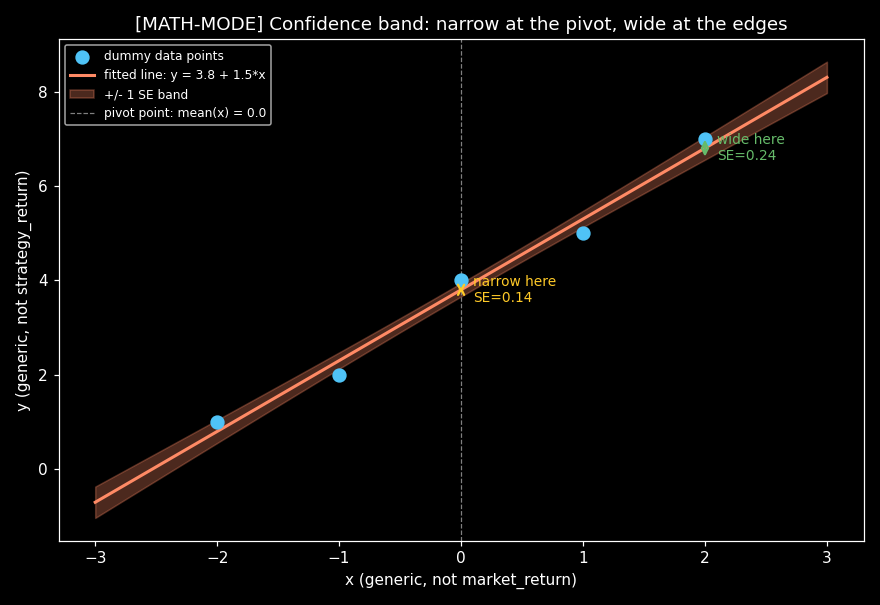

Recreate this plot in Python.
"""
[MATH-MODE] Confidence band around a fitted line — dummy example, no trading data.

Purpose: explain WHY the shaded band in Steps 5-6 of
52_alpha_beta_concept_and_powergrid.ipynb is narrow near the middle of the
data and wide at the edges. Standalone teaching aid — 5 tiny hand-picked
(x, y) points, integers, no market_return/strategy_return anywhere.
See write-up: 52_mathmode_confidence_band_explained.md
"""
import matplotlib.pyplot as plt
import numpy as np

plt.style.use('dark_background')

# --- tiny dummy dataset (5 points, clean numbers) ---
x = np.array([-2, -1, 0, 1, 2])
y = np.array([1, 2, 4, 5, 7])
n = len(x)

# --- fit line: beta (slope), alpha (intercept) ---
x_bar, y_bar = x.mean(), y.mean()
cov_xy = np.mean((x - x_bar) * (y - y_bar))
var_x = np.mean((x - x_bar) ** 2)
beta = cov_xy / var_x
alpha = y_bar - beta * x_bar
print(f"x_bar={x_bar}, y_bar={y_bar}, beta={beta}, alpha={alpha}")

# --- residuals + Var(error), n-2 ---
fitted = alpha + beta * x
error = y - fitted
var_error = np.sum(error ** 2) / (n - 2)
Sxx = np.sum((x - x_bar) ** 2)
print(f"errors={error}, sum={error.sum():.4f}, var_error={var_error}, Sxx={Sxx}")

# --- SE(y_hat at x0), swept across x ---
def se_at(x0):
    return np.sqrt(var_error * (1 / n + (x0 - x_bar) ** 2 / Sxx))

se_center = se_at(0)      # x0 = x_bar = pivot point
se_edge = se_at(2)        # x0 = furthest data point
print(f"SE at center (x=0) = {se_center:.4f}")
print(f"SE at edge   (x=2) = {se_edge:.4f}")

x_line = np.linspace(-3, 3, 200)
y_line = alpha + beta * x_line
se_line = se_at(x_line)

fig, ax = plt.subplots(figsize=(8, 5.5))
ax.scatter(x, y, color='#4fc3f7', s=70, zorder=3, label='dummy data points')
ax.plot(x_line, y_line, color='#ff8a65', lw=2, label=f'fitted line: y = {alpha:.1f} + {beta:.1f}*x')
ax.fill_between(x_line, y_line - se_line, y_line + se_line, color='#ff8a65', alpha=0.3, label='+/- 1 SE band')
ax.axvline(x_bar, color='gray', lw=0.8, ls='--', label=f'pivot point: mean(x) = {x_bar}')

# annotate width at center vs edge
ax.annotate('', xy=(0, alpha + se_center), xytext=(0, alpha - se_center),
            arrowprops=dict(arrowstyle='<->', color='#ffca28', lw=1.5))
ax.text(0.1, alpha, f'narrow here\nSE={se_center:.2f}', color='#ffca28', fontsize=9, va='center')

y_at_2 = alpha + beta * 2
ax.annotate('', xy=(2, y_at_2 + se_edge), xytext=(2, y_at_2 - se_edge),
            arrowprops=dict(arrowstyle='<->', color='#66bb6a', lw=1.5))
ax.text(2.1, y_at_2, f'wide here\nSE={se_edge:.2f}', color='#66bb6a', fontsize=9, va='center')

ax.set_xlabel('x (generic, not market_return)')
ax.set_ylabel('y (generic, not strategy_return)')
ax.set_title('[MATH-MODE] Confidence band: narrow at the pivot, wide at the edges')
ax.legend(fontsize=8, loc='upper left')
plt.tight_layout()
out_path = '/mnt/c/Users/Saurav/CodePonting/Algo_Trading/Framework_V2/scripts/trials/regime_model/memlabs/52_mathmode_confidence_band_example.png'
plt.savefig(out_path, dpi=110)
print(f"Saved: {out_path}")
